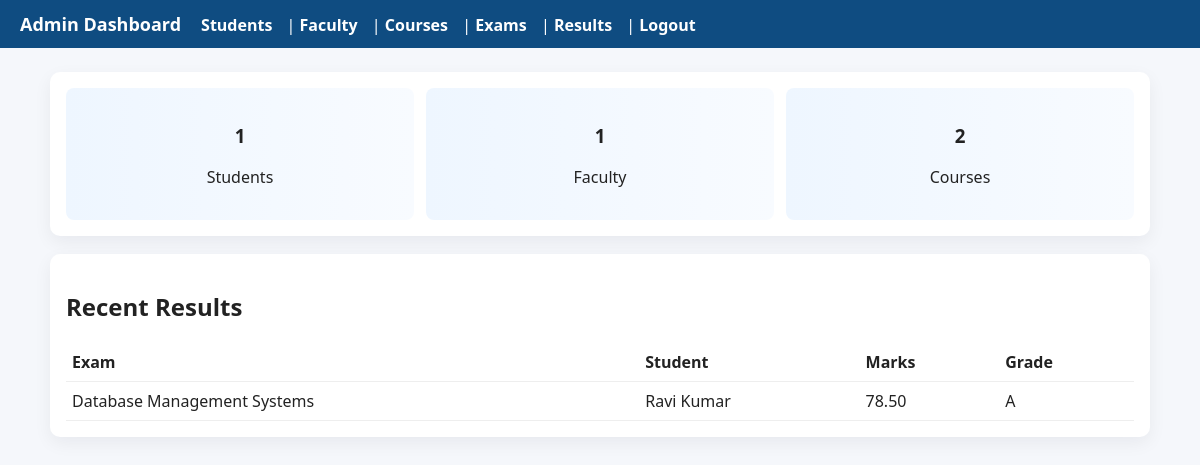
/dashboard_admin.php (signed in), run on the app's committed database.
### tables this page shows
CREATE TABLE results (
  id INT AUTO_INCREMENT PRIMARY KEY,
  exam_id INT NOT NULL,
  student_id INT NOT NULL,  
  marks_obtained DECIMAL(5,2) DEFAULT 0,
  grade VARCHAR(5),
  remarks VARCHAR(255),
  UNIQUE(exam_id, student_id),
  FOREIGN KEY (exam_id) REFERENCES exams(id) ON DELETE CASCADE,
  FOREIGN KEY (student_id) REFERENCES students(student_id) ON DELETE CASCADE
);

CREATE TABLE courses (
  id INT AUTO_INCREMENT PRIMARY KEY,
  code VARCHAR(20) NOT NULL UNIQUE,
  title VARCHAR(200) NOT NULL,
  credits DECIMAL(3,1) DEFAULT 3.0,
  semester INT,
  department VARCHAR(80)
);

CREATE TABLE users (
  id INT AUTO_INCREMENT PRIMARY KEY,
  username VARCHAR(50) NOT NULL UNIQUE,
  password_hash VARCHAR(255) NOT NULL,
  full_name VARCHAR(150) NOT NULL,
  email VARCHAR(150) UNIQUE,
  role ENUM('admin','faculty','student') NOT NULL,
  created_at TIMESTAMP DEFAULT CURRENT_TIMESTAMP
);

### dashboard_admin.php (the view, shortened to what this page needs)
<?php
require_once __DIR__.'/../inc/functions.php';
$res1 = $mysqli->query("SELECT COUNT(*) AS cnt FROM users WHERE role='student'");
$students_count = $res1->fetch_assoc()['cnt'];
$res2 = $mysqli->query("SELECT COUNT(*) AS cnt FROM users WHERE role='faculty'");
$faculty_count = $res2->fetch_assoc()['cnt'];
$res3 = $mysqli->query("SELECT COUNT(*) AS cnt FROM courses");
$courses_count = $res3->fetch_assoc()['cnt'];
?>
<!doctype html>
<html><head><meta charset="utf-8"><title>Admin - Dashboard</title><link rel="stylesheet" href="styles.css"></head>
<body>
<header><h1>Admin Dashboard</h1><nav><a href="students.php">Students</a> | <a href="faculty.php">Faculty</a> | <a href="courses.php">Courses</a> | <a href="exams.php">Exams</a> | <a href="results.php">Results</a> | <a href="logout.php">Logout</a></nav></header>
<main class="container">
  <div class="card stats">
    <div><h3><?= $students_count ?></h3><p>Students</p></div>
    <div><h3><?= $faculty_count ?></h3><p>Faculty</p></div>
    <div><h3><?= $courses_count ?></h3><p>Courses</p></div>
  </div>
  <section class="card">
    <h2>Recent Results</h2>
    <table>
      <thead><tr><th>Exam</th><th>Student</th><th>Marks</th><th>Grade</th></tr></thead>
      <tbody>
<?php
$r = $mysqli->query("SELECT results.*, exams.course_id, courses.title, users.full_name FROM results
JOIN exams ON results.exam_id = exams.id
JOIN courses ON courses.id = exams.course_id
JOIN users ON users.id = results.student_id
ORDER BY results.id DESC LIMIT 10");
while($row = $r->fetch_assoc()){
    echo "<tr><td>{$row['title']}</td><td>{$row['full_name']}</td><td>{$row['marks_obtained']}</td><td>{$row['grade']}</td></tr>";
}
?>
      </tbody>
    </table>
  </section>
</main>
</body></html>

### styles.css (style rules this page uses)
body { font-family: system-ui, -apple-system, "Segoe UI", Roboto, "Helvetica Neue", Arial; margin:0; background:#f5f7fb; color:#222; }
header { background:#0f4c81; color:white; padding:12px 20px; }
header h1 { margin:0; font-size:18px; display:inline-block; }
header nav { display:inline-block; margin-left:20px; }
header a { color:white; text-decoration:none; margin-right:10px; font-weight:600; }
.container { max-width:1100px; margin:24px auto; padding:0 12px; }
.card { background:white; padding:16px; border-radius:10px; box-shadow:0 6px 18px rgba(20,20,40,0.06); margin-bottom:18px; }
table { width:100%; border-collapse:collapse; margin-top:8px; }
table th, table td { border-bottom:1px solid #eee; padding:8px 6px; text-align:left; }
.stats { display:flex; gap:12px; }
.stats > div { flex:1; text-align:center; padding:16px; border-radius:8px; background: linear-gradient(90deg,#eef6ff,#f8fbff); }

### data on the page
results: courses.title "Database Management Systems", users.full_name "Ravi Kumar", marks_obtained "78.50", grade "A"

### other printed values
$students_count "1"
$faculty_count "1"
$courses_count "2"
